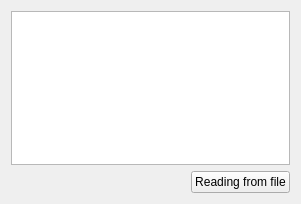
<?xml version="1.0" encoding="UTF-8"?>
<ui version="4.0">
 <class>Widget</class>
 <widget class="QWidget" name="Widget">
  <property name="geometry">
   <rect>
    <x>0</x>
    <y>0</y>
    <width>301</width>
    <height>204</height>
   </rect>
  </property>
  <property name="windowTitle">
   <string>Widget</string>
  </property>
  <layout class="QVBoxLayout" name="verticalLayout">
   <item>
    <widget class="QTextEdit" name="textEdit"/>
   </item>
   <item>
    <layout class="QHBoxLayout" name="horizontalLayout">
     <item>
      <spacer name="horizontalSpacer">
       <property name="orientation">
        <enum>Qt::Horizontal</enum>
       </property>
       <property name="sizeHint" stdset="0">
        <size>
         <width>40</width>
         <height>20</height>
        </size>
       </property>
      </spacer>
     </item>
     <item>
      <widget class="QPushButton" name="pushButton">
       <property name="text">
        <string>Reading from file</string>
       </property>
      </widget>
     </item>
    </layout>
   </item>
  </layout>
 </widget>
 <layoutdefault spacing="6" margin="11"/>
 <resources/>
 <connections/>
</ui>
